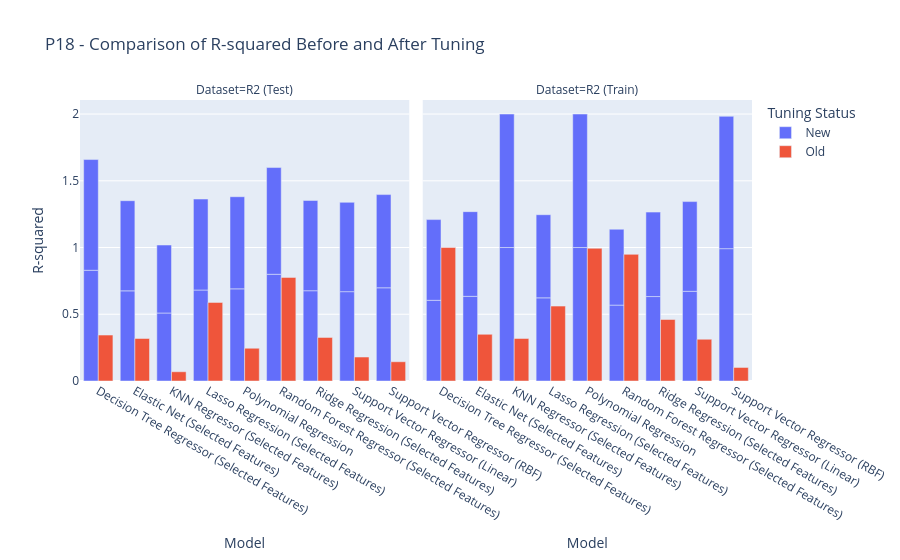

Notebook code cell kept with this figure:
### Markdown cell above
Similar tuning processes, involving defining parameter grids or ranges and evaluating performance, were conducted for the other models mentioned. The goal was always to find the hyperparameter settings that encouraged the best generalization performance on unseen data.

### Code cell
#import and display the Plotly figure object comparing R-squared Before and After Tuning (Plot 18)

try:
    #sttempt to import the figure variable from analyse.
    from analyse import fig18
    print("Displaying Plot 18: Comparison of R-squared Before and After Tuning")
    #display the imported Plotly figure
    fig18.show()
except ImportError:
    print("Could not import fig18 from analyse. Make sure analyse.py generates and makes this figure available.")
    print("Please run analyse.py at least once to generate the necessary plots and data.")
except AttributeError:
     print("analyse.py was imported, but the variable fig18 was not found.")
     print("Ensure the code creating fig18 runs outside of any 'if __name__ == \"__main__\":' block in analyse.py.")
except Exception as e:
    print(f"An error occurred while displaying Plot 18: {e}")

### Figure 1 — Plotly figure (JSON) as saved in the notebook; plotly's stock layout.template omitted (floating-point values rounded to 4 significant figures)
{"data": [{"alignmentgroup": "True", "hovertemplate": "Tuning Status=New<br>Dataset=R2 (Test)<br>Model=%{x}<br>R-squared=%{y}<extra></extra>", "legendgroup": "New", "marker": {"color": "#636efa", "pattern": {"shape": ""}}, "name": "New", "offsetgroup": "New", "orientation": "v", "showlegend": true, "textposition": "auto", "type": "bar", "x": ["Decision Tree Regressor (Selected Features)", "Decision Tree Regressor (Selected Features)", "Elastic Net (Selected Features)", "Elastic Net (Selected Features)", "KNN Regressor (Selected Features)", "KNN Regressor (Selected Features)", "Lasso Regression (Selected Features)", "Lasso Regression (Selected Features)", "Polynomial Regression", "Polynomial Regression", "Random Forest Regressor (Selected Features)", "Random Forest Regressor (Selected Features)", "Ridge Regression (Selected Features)", "Ridge Regression (Selected Features)", "Support Vector Regressor (Linear)", "Support Vector Regressor (Linear)", "Support Vector Regressor (RBF)", "Support Vector Regressor (RBF)"], "xaxis": "x", "y": [0.8295, 0.8295, 0.6754, 0.6754, 0.5094, 0.5094, 0.6815, 0.6815, 0.6903, 0.6903, 0.7996, 0.7996, 0.6763, 0.6763, 0.6693, 0.6693, 0.6983, 0.6983], "yaxis": "y"}, {"alignmentgroup": "True", "hovertemplate": "Tuning Status=New<br>Dataset=R2 (Train)<br>Model=%{x}<br>R-squared=%{y}<extra></extra>", "legendgroup": "New", "marker": {"color": "#636efa", "pattern": {"shape": ""}}, "name": "New", "offsetgroup": "New", "orientation": "v", "showlegend": false, "textposition": "auto", "type": "bar", "x": ["Decision Tree Regressor (Selected Features)", "Decision Tree Regressor (Selected Features)", "Elastic Net (Selected Features)", "Elastic Net (Selected Features)", "KNN Regressor (Selected Features)", "KNN Regressor (Selected Features)", "Lasso Regression (Selected Features)", "Lasso Regression (Selected Features)", "Polynomial Regression", "Polynomial Regression", "Random Forest Regressor (Selected Features)", "Random Forest Regressor (Selected Features)", "Ridge Regression (Selected Features)", "Ridge Regression (Selected Features)", "Support Vector Regressor (Linear)", "Support Vector Regressor (Linear)", "Support Vector Regressor (RBF)", "Support Vector Regressor (RBF)"], "xaxis": "x2", "y": [0.6046, 0.6046, 0.6343, 0.6343, 1.0, 1.0, 0.6229, 0.6229, 1.0, 1.0, 0.5685, 0.5685, 0.6327, 0.6327, 0.6721, 0.6721, 0.9915, 0.9915], "yaxis": "y2"}, {"alignmentgroup": "True", "hovertemplate": "Tuning Status=Old<br>Dataset=R2 (Test)<br>Model=%{x}<br>R-squared=%{y}<extra></extra>", "legendgroup": "Old", "marker": {"color": "#EF553B", "pattern": {"shape": ""}}, "name": "Old", "offsetgroup": "Old", "orientation": "v", "showlegend": true, "textposition": "auto", "type": "bar", "x": ["Decision Tree Regressor (Selected Features)", "Elastic Net (Selected Features)", "KNN Regressor (Selected Features)", "Lasso Regression (Selected Features)", "Polynomial Regression", "Random Forest Regressor (Selected Features)", "Ridge Regression (Selected Features)", "Support Vector Regressor (Linear)", "Support Vector Regressor (RBF)"], "xaxis": "x", "y": [0.3439, 0.3184, 0.06928, 0.5887, 0.2454, 0.7762, 0.3265, 0.1794, 0.1443], "yaxis": "y"}, {"alignmentgroup": "True", "hovertemplate": "Tuning Status=Old<br>Dataset=R2 (Train)<br>Model=%{x}<br>R-squared=%{y}<extra></extra>", "legendgroup": "Old", "marker": {"color": "#EF553B", "pattern": {"shape": ""}}, "name": "Old", "offsetgroup": "Old", "orientation": "v", "showlegend": false, "textposition": "auto", "type": "bar", "x": ["Decision Tree Regressor (Selected Features)", "Elastic Net (Selected Features)", "KNN Regressor (Selected Features)", "Lasso Regression (Selected Features)", "Polynomial Regression", "Random Forest Regressor (Selected Features)", "Ridge Regression (Selected Features)", "Support Vector Regressor (Linear)", "Support Vector Regressor (RBF)"], "xaxis": "x2", "y": [1.0, 0.3497, 0.3185, 0.561, 0.9943, 0.9488, 0.4608, 0.3128, 0.1018], "yaxis": "y2"}], "layout": {"annotations": [{"font": {}, "showarrow": false, "text": "Dataset=R2 (Test)", "x": 0.245, "xanchor": "center", "xref": "paper", "y": 1, "yanchor": "bottom", "yref": "paper"}, {"font": {}, "showarrow": false, "text": "Dataset=R2 (Train)", "x": 0.755, "xanchor": "center", "xref": "paper", "y": 1, "yanchor": "bottom", "yref": "paper"}], "barmode": "group", "legend": {"title": {"text": "Tuning Status"}, "tracegroupgap": 0}, "title": {"text": "P18 - Comparison of R-squared Before and After Tuning"}, "xaxis": {"anchor": "y", "categoryorder": "category ascending", "domain": [0, 0.49], "title": {"text": "Model"}}, "xaxis2": {"anchor": "y2", "domain": [0.51, 1], "matches": "x", "title": {"text": "Model"}}, "yaxis": {"anchor": "x", "domain": [0, 1], "title": {"text": "R-squared"}}, "yaxis2": {"anchor": "x2", "domain": [0, 1], "matches": "y", "showticklabels": false}}}
